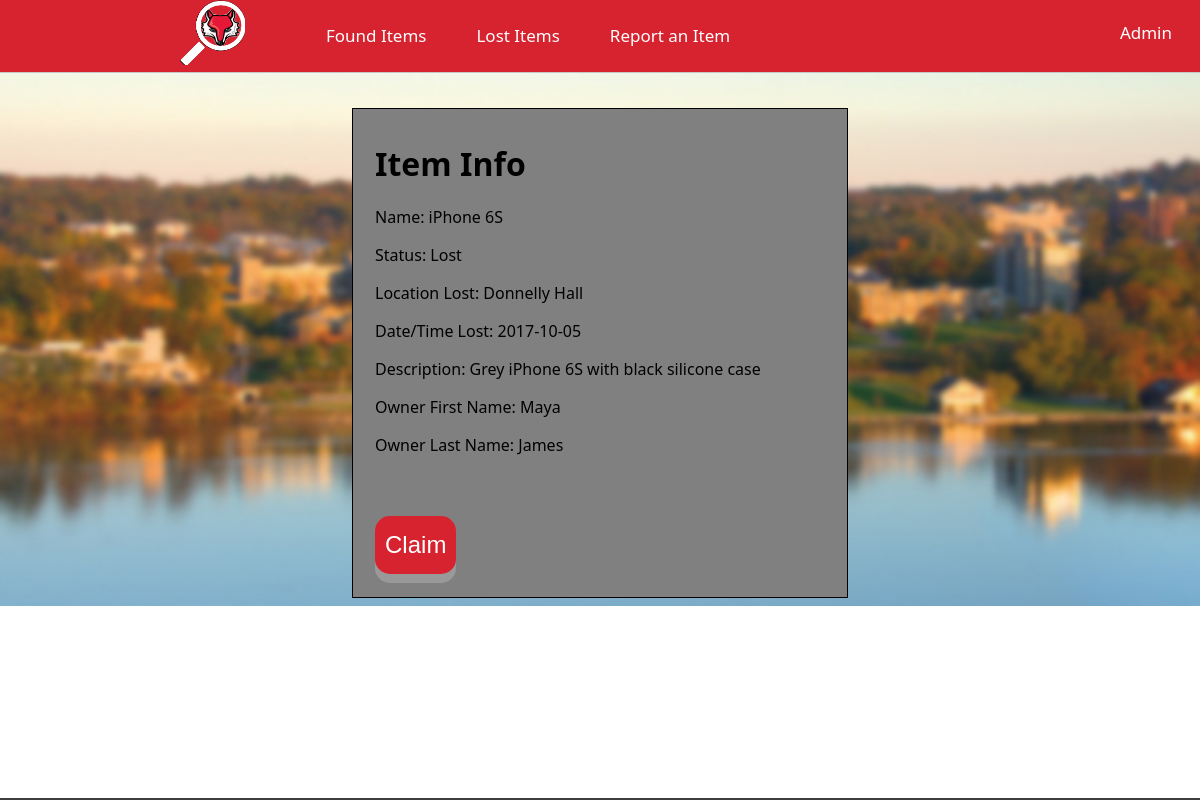
/localhost/limboPages/viewitem.php?id=2, run on the app's committed database.
### tables this page shows
CREATE TABLE IF NOT EXISTS stuff(
	id 			INT AUTO_INCREMENT 	PRIMARY KEY,
	location_id INT 		NOT NULL,
	name 		TEXT 		NOT NULL,
	owner_fname	TEXT, 
	owner_lname	TEXT,
	finder_fname	TEXT,
	finder_lname	TEXT,
	description TEXT,
	create_date DATE 		NOT NULL,
	update_date DATE,
	room 		TEXT,
	status 		SET('found','lost', 'claimed') NOT NULL);

CREATE TABLE IF NOT EXISTS locations(
	id 			INT 	 AUTO_INCREMENT 	PRIMARY KEY,
	create_date DATETIME NOT NULL,
	update_date DATETIME NOT NULL,
	name 		TEXT 	 NOT NULL);

### localhost/scripts/limboFunctions.php (called while the page is built, shortened)
<?php
require('connect_db.php');
function check_results($results) {
  return true ;
}
function buildingToName($id){
  global $dbc;
  $query = "SELECT name FROM locations WHERE id = " .$id. "";
  $results = mysqli_query($dbc, $query);
  $row = mysqli_fetch_array($results, MYSQLI_ASSOC);
  return $row['name'];
}
?>

### localhost/scripts/showRecord.php (the view, shortened to what this page needs)
<?php
function show_record($dbc, $id) {
	$query = 'SELECT * FROM stuff WHERE id = ' . $id;
	$results = mysqli_query($dbc, $query);
	if($results){
		if($row = mysqli_fetch_array($results, MYSQLI_ASSOC)) {
			if($row['status'] == 'found') {
		  		echo '<p>Name: ' . $row['name'] . '</p>';
		  		echo '<p>Status: ' . ucwords($row['status']) . '</p>';
		  		echo '<p>Location Found: ' . buildingToName($row['location_id']) . '</p>';
		  		echo '<p>Date/Time Found: ' . $row['create_date'] . '</p>';
		  		echo '<p>Description: ' . $row['description'] . '</p>';
		  		echo '<p>Finder  First Name: ' . $row['finder_fname'] . '</p>';
		  		echo '<p>Finder  Last Name: ' . $row['finder_lname'] . '</p>';
			} else if($row['status'] == 'lost')	{
		  		echo '<p>Name: ' . $row['name'] . '</p>';
		  		echo '<p>Status: ' . ucwords($row['status']) . '</p>';
		  		echo '<p>Location Lost: ' . buildingToName($row['location_id']) . '</p>';
		  		echo '<p>Date/Time Lost: ' . $row['create_date'];
		  		echo '<p>Description: ' . $row['description'];
		  		echo '<p>Owner First Name: ' . $row['owner_fname'] . '</p>';
		  		echo '<p>Owner Last Name: ' . $row['owner_lname'] . '</p>';
			} else if($row['status'] == 'claimed') {
		  		echo '<p>Name: ' . $row['name'] . '</p>';
		  		echo '<p>Status: ' . ucwords($row['status']) . '</p>';
		  		echo '<p>Location Found: ' . buildingToName($row['location_id']) . '</p>';
		  		echo '<p>Date/Time Found: ' . $row['create_date'];
		  		echo '<p>Description: ' . $row['description'];
		  		echo '<p>Owner First Name: ' . $row['owner_fname'] . '</p>';
		  		echo '<p>Owner Last Name: ' . $row['owner_lname'] . '</p>';
		  		echo '<p>Finder Name: ' . $row['finder_fname'] . '</p>';
		  		echo '<p>Finder Name: ' . $row['finder_lname'] . '</p>';
			}
		}
	}
}
?>

### localhost/limboPages/limboStyle.css (style rules this page uses)
html { font-family: "Oxygen","Oxygen","Segoe UI","Helvetica Neue",sans-serif; font-weight: 400; color: #3e3e40; }
body { margin:20; background-image:url("background.jpg"); background-repeat:no-repeat; background-size:cover; }

### data on the page
stuff: name "iPhone 6S", status "Lost", location.name "Donnelly Hall", create_date "2017-10-05", description "Grey iPhone 6S with black silicone case", owner_fname "Maya", owner_lname "James"
